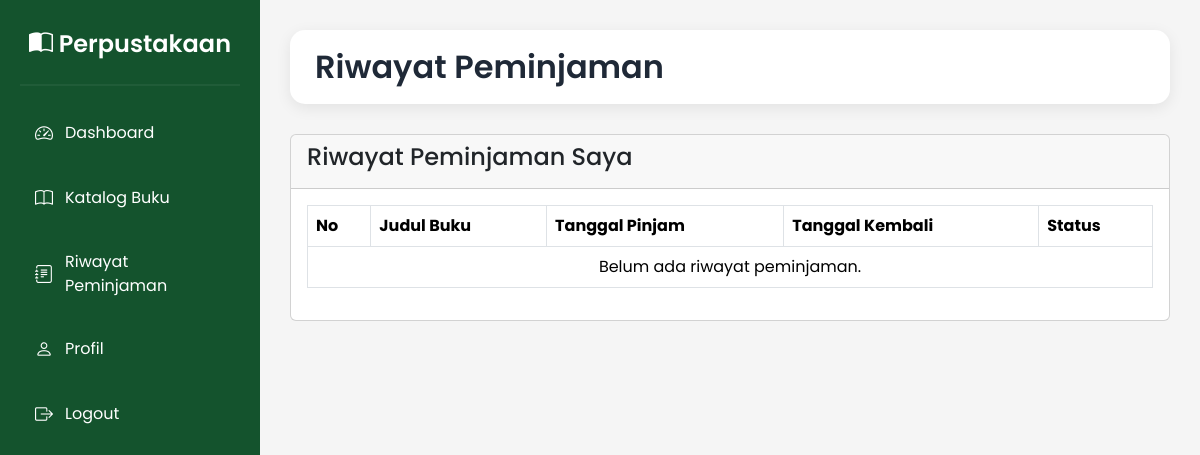
/riwayat-peminjaman/ (signed in), run on an earlier commit of the app's database.
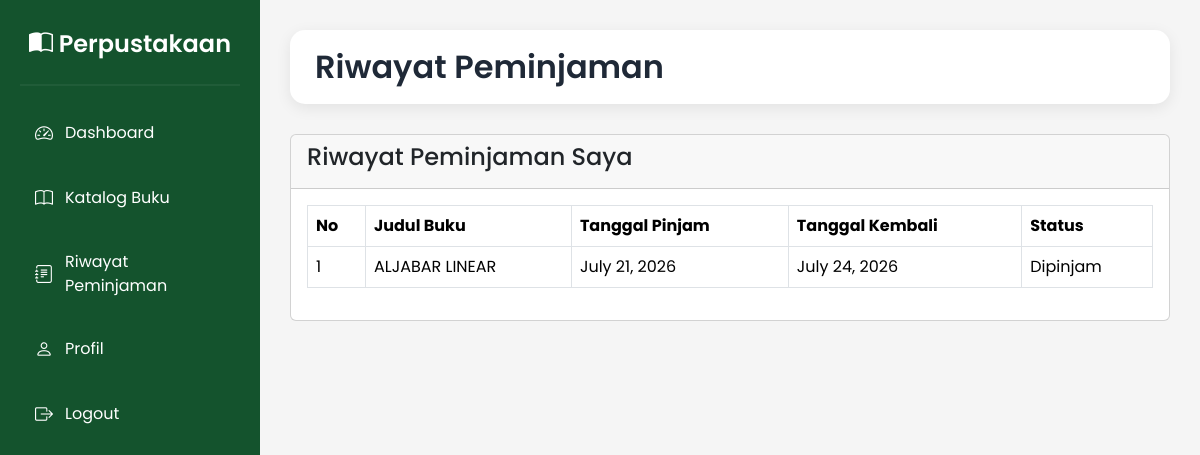
And on a later commit of the database.
### library/models.py (models this page shows, shortened)
class Peminjaman(models.Model):
    STATUS = (
        ('Dipinjam', 'Dipinjam'),
        ('Dikembalikan', 'Dikembalikan'),
    )
    anggota = models.ForeignKey(Anggota, on_delete=models.CASCADE)
    buku = models.ForeignKey(Buku, on_delete=models.CASCADE)
    tanggal_pinjam = models.DateField()
    tanggal_kembali = models.DateField()
    status = models.CharField(max_length=20, choices=STATUS, default='Dipinjam')

class Buku(models.Model):
    kode_buku = models.CharField(max_length=20, unique=True)
    judul = models.CharField(max_length=200)
    penulis = models.CharField(max_length=100)
    penerbit = models.CharField(max_length=100)
    tahun_terbit = models.PositiveIntegerField()
    kategori = models.CharField(max_length=100)
    isbn = models.CharField(max_length=20, blank=True)
    lokasi_rak = models.CharField(
        max_length=50,
        default="Rak A1"
    )
    kondisi = models.CharField(
        max_length=20,
        choices=[
            ('Baik', 'Baik'),
            ('Rusak', 'Rusak'),
        ],
        default='Baik'
    )
    stok = models.PositiveIntegerField(default=0)

### library/views.py (the view)
# urls.py: path('riwayat-peminjaman/',views.riwayat_peminjaman,name='riwayat_peminjaman'),
@login_required(login_url='login')
def riwayat_peminjaman(request):
    anggota = Anggota.objects.get(user=request.user)
    data = Peminjaman.objects.filter(anggota=anggota)
    return render(
        request,
        'library/riwayat_peminjaman.html',
        {
            'data': data
        }
    )

### library/templates/library/riwayat_peminjaman.html (shortened to what this page needs)
{% extends 'library/base_anggota.html' %}
{% block content %}
<div class="topbar">
    <h2>Riwayat Peminjaman</h2>
</div>
<div class="card">
<div class="card-header">
    <h4>Riwayat Peminjaman Saya</h4>
</div>
<div class="card-body">
<table class="table table-bordered">
<thead>
<tr>
<th>No</th>
<th>Judul Buku</th>
<th>Tanggal Pinjam</th>
<th>Tanggal Kembali</th>
<th>Status</th>
</tr>
</thead>
<tbody>
{% for item in data %}
<tr>
<td>{{ forloop.counter }}</td>
<td>{{ item.buku.judul }}</td>
<td>{{ item.tanggal_pinjam }}</td>
<td>{{ item.tanggal_kembali }}</td>
<td>{{ item.status }}</td>
</tr>
{% empty %}
<tr>
<td colspan="5" class="text-center">
Belum ada riwayat peminjaman.
</td>
</tr>
{% endfor %}
</tbody>
</table>
</div>
</div>
{% endblock %}

What changed in the data, as far as the page shows it:
added Peminjaman: buku.judul "ALJABAR LINEAR", tanggal_pinjam "July 21, 2026", tanggal_kembali "July 24, 2026", status "Dipinjam"
Also different on the page:
text no longer shown: "Belum ada riwayat peminjaman."
